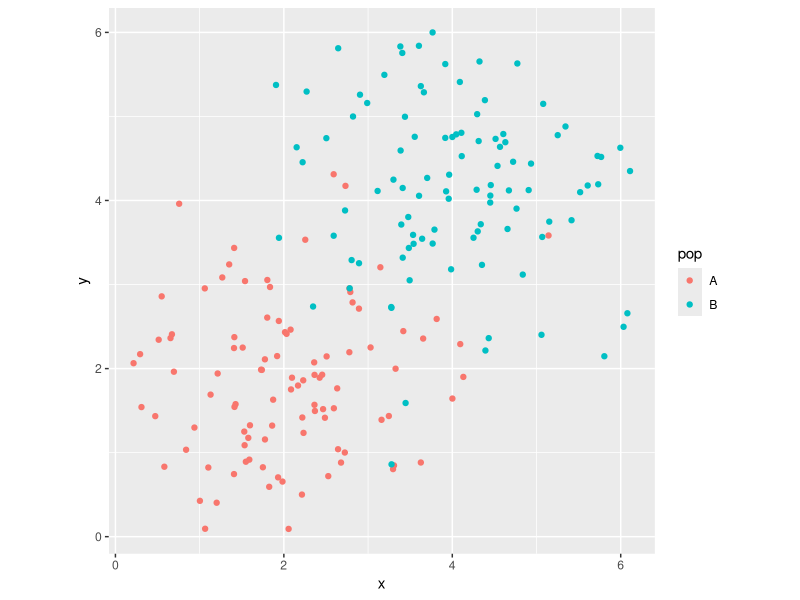

Write the R code that produced this figure. (Note: this script raises an error after producing the figure.)
#!/bin/env Rscript


library(ggplot2)

d <- rbind(
    data.frame(
        "x" = rnorm(100, 2, 1),
        "y" = rnorm(100, 2, 1),
        "pop" = "A"),
    data.frame(
        "x" = rnorm(100, 4, 1),
        "y" = rnorm(100, 4, 1),
        "pop" = "B"))

ggplot(d) +
    geom_point(aes(x = x, y = y, colour = pop)) +
    theme(aspect.ratio = 1)

#'
#'
library(randomForest)

model <- randomForest(d[,1:2], y = d$pop)

tst <- data.frame(
        "x" = rnorm(100, 2, 1),
        "y" = rnorm(100, 2, 1))

rsp <- predict(model, tst)

x <- tst
x$pop <- rsp
ggplot(x) +
    geom_point(aes(x = x, y = y, colour = pop)) +
    theme(aspect.ratio = 1)
